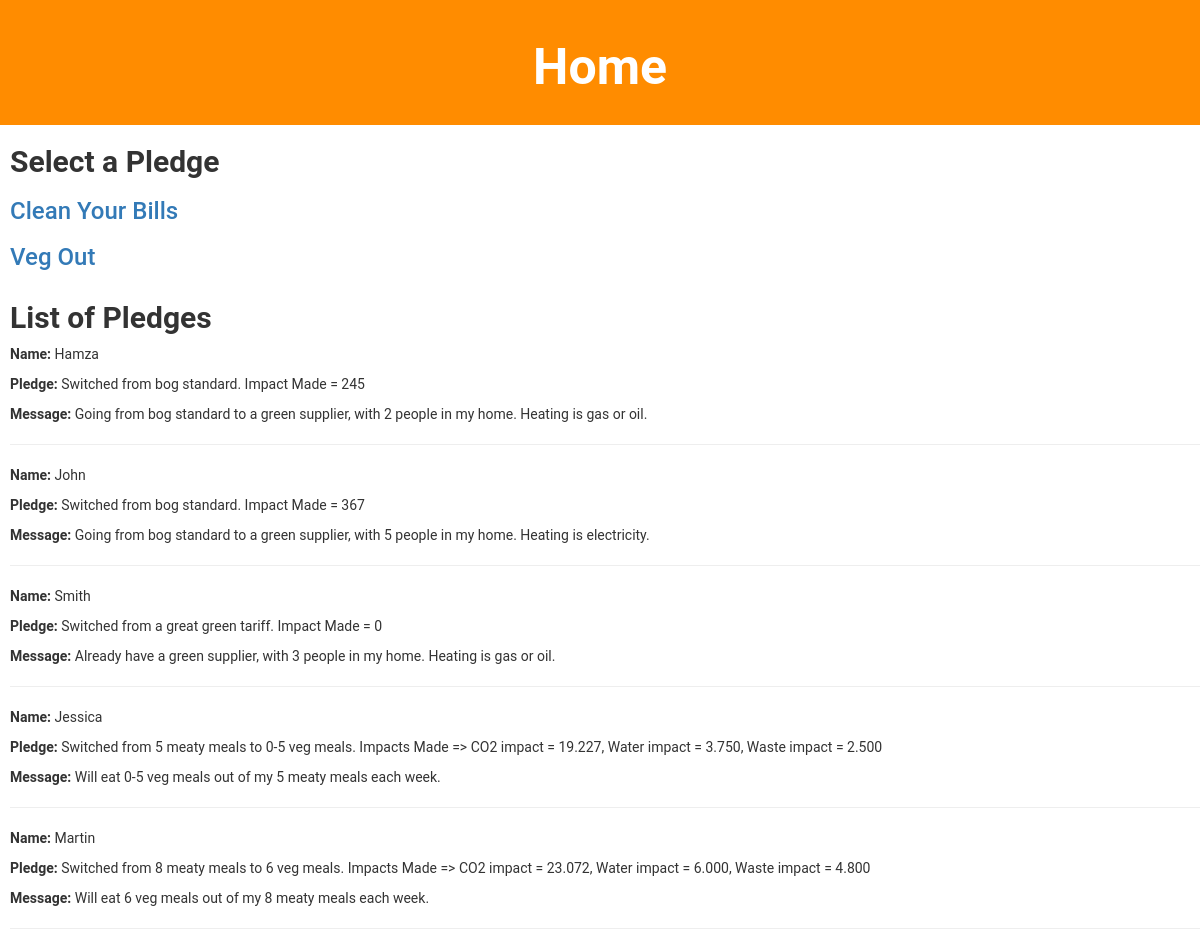
The app's page /, older data.
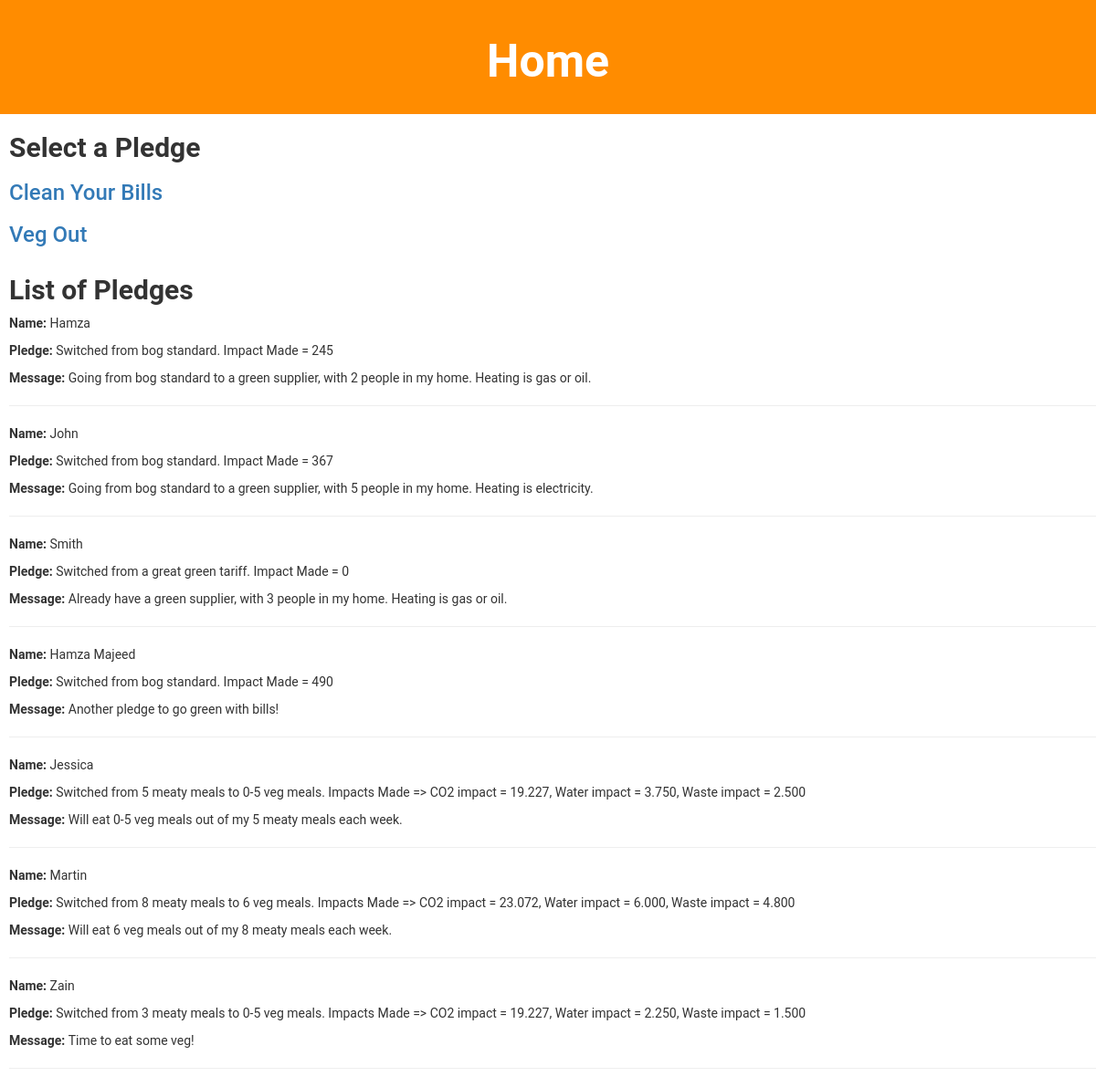
The same page, newer data.
### impacts/models.py (models this page shows, shortened)
class Bills(models.Model):
    name = models.CharField(max_length=55, blank=True)
    energy_supplier = models.CharField(max_length=55)
    num_of_people = models.IntegerField()
    heating_source = models.CharField(max_length=55)
    message = models.TextField(blank=True)
    impact = models.IntegerField()

class Veg(models.Model):
    name = models.CharField(max_length=55, blank=True)
    current_meals = models.IntegerField()
    veggie_meals = models.CharField(max_length=55)
    co_impact = models.DecimalField(max_digits=10, decimal_places=3)
    water_impact = models.DecimalField(max_digits=10, decimal_places=3)
    waste_impact = models.DecimalField(max_digits=10, decimal_places=3)
    message = models.TextField(blank=True)

### impacts/views.py (the view)
# urls.py: 2. Add a URL to urlpatterns:  path('', views.home, name='home')
def home(request):
    bills = Bills.objects.all()
    vegs = Veg.objects.all()
    return render(request, 'impacts/home.html', {'bills': bills, 'vegs': vegs})

### impacts/templates/impacts/home.html (shortened to what this page needs)
{% extends "impacts/base.html" %}
{% load static %}
{% block content %}
  <div class="row header">
    <div class="text-center col-sm-12">
      <h1 style="font-size:50px; font-weight:bold;">Home</h1>
    </div>
  </div>
  <div style="padding-left:10px;" class="row">
    <div class="col-sm-12">
      <h2><b>Select a Pledge</b></h2>
      <h3><a href="{% url 'impacts:bills' %}">Clean Your Bills</a></h3>
      <h3><a href="{% url 'impacts:veg' %}">Veg Out</a></h3>
    </div>
  </div>
  <div style="padding-left:10px;" class="row">
    <div class="col-sm-12 ">
      <h2><b>List of Pledges</b></h2>
      {% for bill in bills %}
        <p><b>Name: </b>{{ bill.name }}</p>
        <p><b>Pledge: </b>Switched from {{ bill.energy_supplier }}. Impact Made = {{ bill.impact }}</p>
        <p><b>Message: </b>{{ bill.message}}</p>
        <hr/>
      {% endfor %}
      {% for veg in vegs %}
        <p><b>Name: </b>{{ veg.name }}</p>
        <p><b>Pledge: </b>Switched from {{ veg.current_meals }} meaty meals to {{ veg.veggie_meals }} veg meals. Impacts Made => CO2 impact = {{ veg.co_impact }},
             Water impact = {{ veg.water_impact }}, Waste impact = {{ veg.waste_impact }}</p>
        <p><b>Message: </b>{{ veg.message}}</p>
        <hr/>
      {% endfor %}
    </div>
  </div>
{% endblock %}

Row changes from the older to the newer data that the page shows:
added Bills: name "Hamza Majeed", energy_supplier "bog standard", impact "490", message "Another pledge to go green with bills!"
added Veg: name "Zain", current_meals "3", veggie_meals "0-5", co_impact "19.227", water_impact "2.250", waste_impact "1.500", message "Time to eat some veg!"
